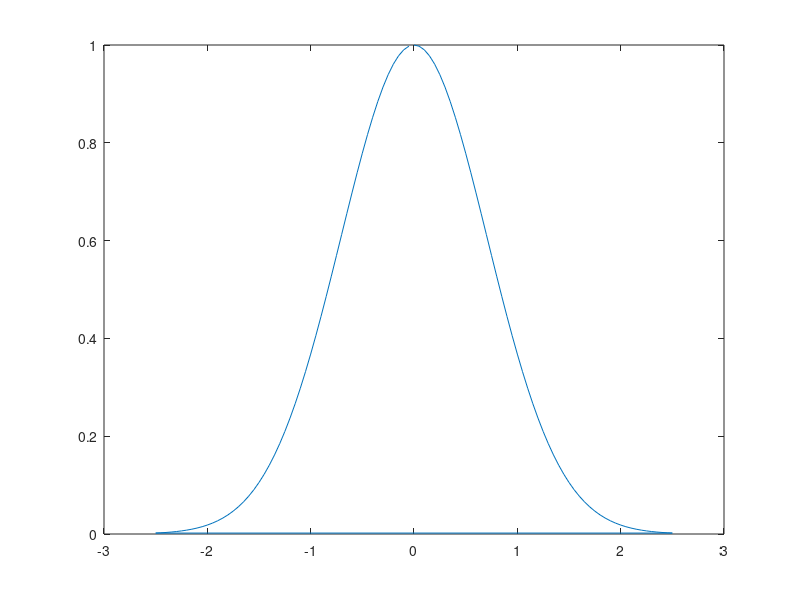

The MATLAB script that drew this image: (Note: this script raises an error after producing the figure.)
%% Numerically simulate 2D spcectrum
% Simple 2-level system. Phase matching is implemented.
% Changing the pulse duration, time step and total time can be tricky.
% Currently I'm using high dephasing rate and population time to keep the
% simulation time small.

%% Method
% Define 3 Gaussian pulses. Repeat for different tau values.
% Since tau changes, the total time duration changes.
% Simulating only S1 spectrum. Hence, will keep T fixed.
% ODEs for different x positions are solved in a loop. The phase term for a
% specific x-position is passed as a variable to enable parallel execution
% of the loop.

clear all;% clc;

meV2Hz = 241.79895E9*2*pi;      % hbar

%% Solve OBE's during tau

Pos1 = 0;           % Timing of 1st pulse

% Define X-axis for taking FT to implement phase matching
XPts = 101;          % # of points along X axis
dx = 0.05;
XAxis1 = -0.5*dx*(XPts-1):dx:0.5*dx*(XPts-1);
XAxis = ifftshift(XAxis1);
k_pulse = [-4;1;-1];

% Decay in X
wX = 1;
AmpX = exp(-(XAxis./wX).^2);
figure(5);
plot(XAxis,AmpX);

% Define tau steps
Size = 100;
tauStep = 1E-13;
tauAxis = 0:tauStep:(Size-1)*tauStep;
FStep = 1/tauAxis(end);
EgyStep = FStep*2*pi/meV2Hz;
EgyAxis = -EgyStep*(Size/2):EgyStep:EgyStep*(Size/2-1);
Egy_t = EgyAxis;
Egy_tau = flipud(EgyAxis');

% FRange = EgyRange*meV2Hz/(2*pi);% Total energy range
tauMax = tauAxis(end);     % Maximum scan time for tau

T = 2E-13;          % Delay T

% Full time axis parameters
TimeStart = -7E-13;

% Define matrix for final Y value
Y_All = zeros(Size,Size,3,XPts);
y0_1 = [0;0;0];

% Define tolerance for ode
options = odeset('RelTol',1e-4,'AbsTol',1e-8);
tic;

for j = 1:Size
    tau = tauAxis(j);
    Pos2 = Pos1 + tau;
    Pos3 = Pos2 + T;
    TimeMax = Pos3 + tauMax + 1E-12;
    PosMat = [Pos1;Pos2;Pos3];

    parfor k = 1:XPts
        Phase = 2*pi*XAxis(k).*k_pulse;
        Phase(2) = Phase(2)+pi;        % Give pi phase shift to puls B 
        XAmp = AmpX(k);
        y0 = cat(1,y0_1,Phase,PosMat,XAmp);
        [Time1,Y1] = ode23(@timeEvol_2Lvl,[TimeStart,TimeMax],y0,options);
        Y1 = Y1(:,1:3);
        
        % Take points after the 3rd pulse is incident
        Time1 = Time1 - Pos3;
        Pos3_Idx = find(Time1 > 0);
        Y1 = Y1(Pos3_Idx(1)-1:end,:);
        Time1 = Time1(Pos3_Idx(1)-1:end);
        
        Y = interp1(Time1',Y1,tauAxis');
        
        Y_All(j,:,:,k) = Y;
        
    end
    j
%     length(Time1)
end
toc;
%%
% clear Y_All
%%
% Save 3rd order polarization (sigma_10)
Pol3_X = Y_All(:,:,2,:) - 1i*Y_All(:,:,3,:);

ESig_X = 1i*Pol3_X;

dlmwrite('ESig_X3.dat',ESig_X,'\t');
size(ESig_X)
toc;
% ESig_K = fft(ESig_X,[],4);
% proj1 = sum(sum(abs(ESig_K),2),1);
% proj1 = reshape(proj1,1,[]);
% figure(1);
% semilogy(kAxis,proj1);
% 
% %%
% % Select out the 3rd order signal
% kSig = -k_pulse(1)+k_pulse(2)+k_pulse(3);
% % kSig = 3.1;
% kDiff = abs(kAxis - kSig);
% L = find(kDiff == min(kDiff));
% 
% % % Cut relevant points in k-space
% % NkPts = 2;
% ESig_K_Cut = zeros(size(ESig_K));
% % ESig_K_Cut(:,:,:,L-NkPts:L+NkPts) = ESig_K(:,:,:,L-NkPts:L+NkPts);
% 
% % Apply window to smooth the function
% WinSize = 5;            % # points on one side of peak
% % Win = hamming(2*WinSize+1);
% % Win = ones(1,2*WinSize+1);
% Window = zeros(1,XPts);
% Window(L-WinSize:L+WinSize) = 1;
% parfor j = 1:XPts
%     ESig_K_Cut(:,:,:,j) = ESig_K(:,:,:,j).*Window(j);
% end
% 
% proj1 = sum(sum(abs(ESig_K_Cut),2),1);
% proj1 = reshape(proj1,1,[]);
% figure(2);
% plot(kAxis,proj1);
% 
% 
% % IFT to spatial domain
% ESig_X_Cut = ifft(ESig_K_Cut,[],4);
% ESig_t = ESig_X_Cut(:,:,:,1);
% ESig_t = reshape(ESig_t,Size,Size);
% % ESig_t = interp2(tAxis,tauAxis',ESig_t,tAxis,tAxis');
% %% Define plot ranges
% TimeMax = 1E-11;    % seconds
% EgyMax = 7;         % meV (one side)
% TimeRange = [0 TimeMax 0 TimeMax];
% EgyRange = [-EgyMax EgyMax -EgyMax EgyMax];
% NCont = 50;
% 
% VMax = max(max(abs(ESig_t)));
% figure(3)
% set(gcf, 'Units', 'inch');
% set(gcf, 'position', [ 1 4 14 5 ]);
% subplot(131);
% contourf(tauAxis,tauAxis',abs(ESig_t),linspace(0,VMax,NCont),'LineStyle','none');
% xlabel('t (s)');
% ylabel('\tau (s)');
% title('Absolute value');
% axis(TimeRange);
% subplot(132);
% contourf(tauAxis,tauAxis',real(ESig_t),linspace(-VMax,VMax,NCont),'LineStyle','none');
% xlabel('t (s)');
% ylabel('\tau (s)');
% title('Real part');
% axis(TimeRange);
% subplot(133);
% contourf(tauAxis,tauAxis',imag(ESig_t),linspace(-VMax,VMax,NCont),'LineStyle','none');
% xlabel('t (s)');
% ylabel('\tau (s)');
% title('Imaginary part');
% axis(TimeRange);
% 
% % ESig_t = ESig_t';
% % NFin = 512;
% % tauMax1 = 1E-11;     % Maximum scan time for tau
% % tauStep1 = tauMax1/NFin;
% % tauAxis1 = 0:tauStep1:tauMax1-tauStep1;
% % tAxis1 = tauAxis1';
% % ESig_t1 = interp2(tauAxis1,tAxis,ESig_t,tauAxis1,tAxis1);
% % Evaluate frequency-domain signal
% Spec_2D = fftshift(fft(fftshift(fft(ESig_t,[],2),2),[],1),1);
% Spec_2D = flipud(Spec_2D);
% % Spec_2D = abs(Spec_2D);
% VMax1 = max(max(abs(Spec_2D)));
% % Ft = FAxis - FAxis(Size/2+1);
% % Egy_t = EgyAxis;
% % Ftau = -(FAxis - FAxis(Size/2))';
% % Egy_tau = flipud(EgyAxis');
% figure(4);
% set(gcf, 'Units', 'inch');
% set(gcf, 'position', [ 1 4 12 5 ]);
% subplot(131);
% contourf(Egy_t,Egy_tau,abs(Spec_2D),linspace(0,VMax1,NCont),'LineStyle','none');
% xlabel('\omega_t (meV)');
% ylabel('\omega_\tau (meV)');
% title('Absolute value');
% axis(EgyRange);
% subplot(132);
% contourf(Egy_t,Egy_tau,real(Spec_2D),linspace(-VMax1,VMax1,NCont),'LineStyle','none');
% xlabel('\omega_t (meV)');
% ylabel('\omega_\tau (meV)');
% title('Real part');
% axis(EgyRange);
% subplot(133);
% contourf(Egy_t,Egy_tau,imag(Spec_2D),linspace(-VMax1,VMax1,NCont),'LineStyle','none');
% xlabel('\omega_t (meV)');
% ylabel('\omega_\tau (meV)');
% title('Imaginary part');
% axis(EgyRange);
